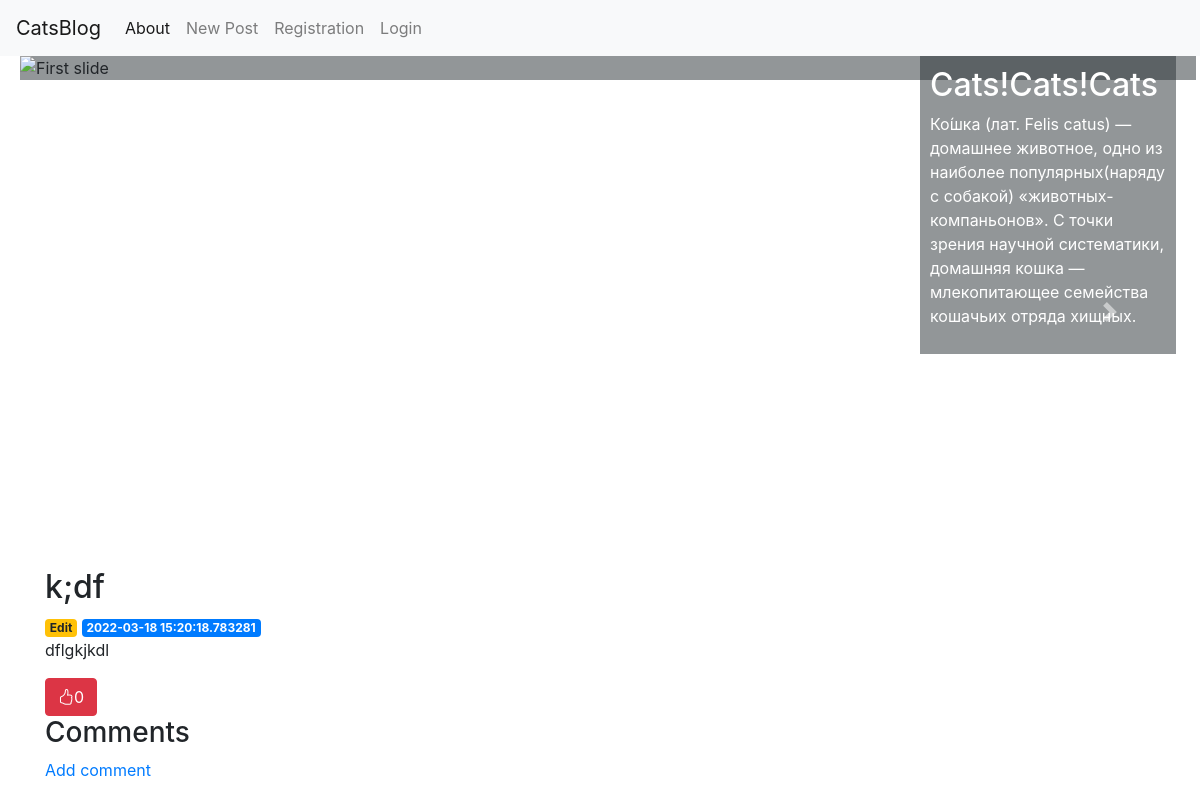
/1, run on an earlier commit of the app's database.
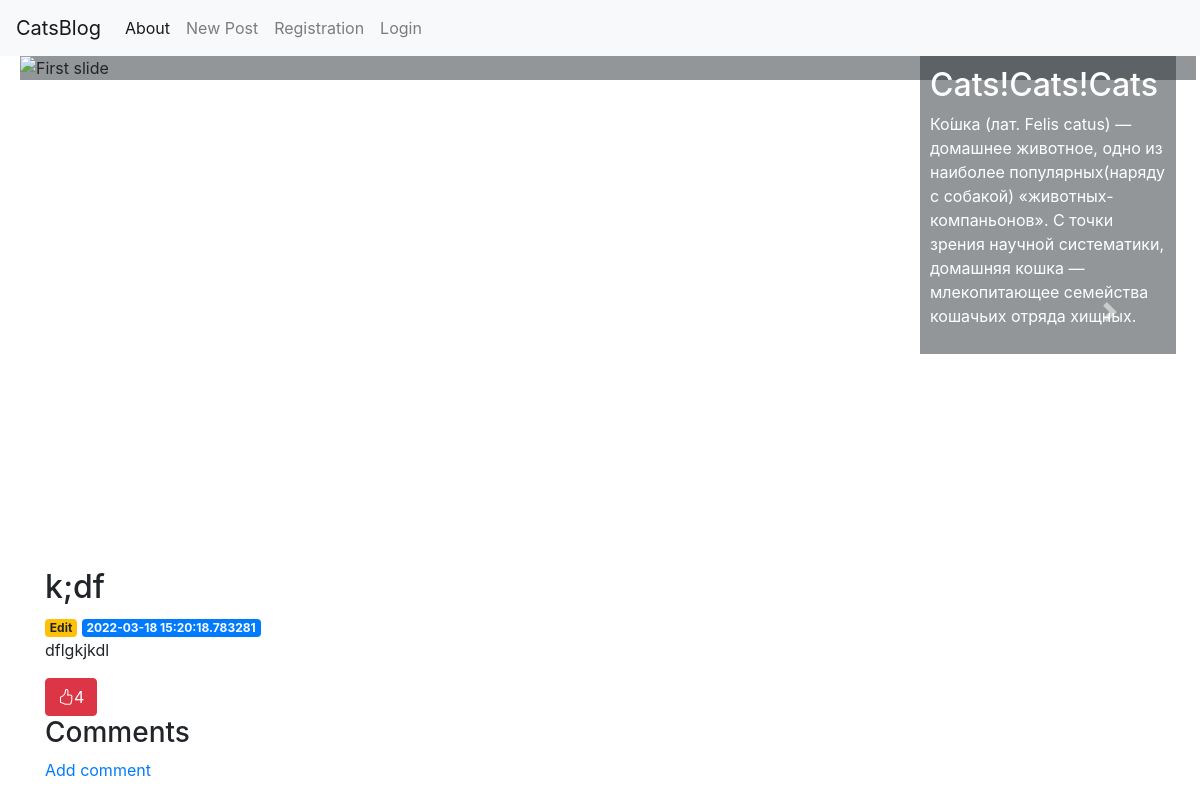
And on a later commit of the database.
### app/sql_achemy_repositories.py (models this page shows)
class Post(db.Model):
    __tablename__ = 'post'
    id = db.Column(db.Integer(), primary_key=True, autoincrement=True)
    user_id = db.Column(db.Integer , db.ForeignKey('user.id'))
    created = db.Column(db.DateTime(), default=datetime.utcnow())
    likes = db.Column(db.Integer(), default=0)
    title = db.Column(db.Text(), nullable=False)
    content = db.Column(db.Text(), nullable=False)
    comments = db.relationship('Comment')

### app/views.py (the view)
@app.route('/<int:post_id>')
def post(post_id):
    post = get_post(post_id)
    comments = get_comments(post_id)
    if post is None:
        abort(404)
    return render_template('post.html', post=post, comments=comments)

### app/sql_achemy_repositories.py (called while the page is built)
def get_comments(post_id):
    post = get_post(post_id)
    return post.comments

def get_post(post_id):
    return Post.query.get(post_id)

### app/templates/post.html (shortened to what this page needs)
{% extends 'base.html' %}
{% block content %}
    <h2>{% block title %} {{ post['title'] }} {% endblock %}</h2>
    <a href="{{ url_for('edit', id=post['id']) }}">
            <span class="badge badge-warning">Edit</span>
        </a>
    <span class="badge badge-primary">{{ post['created'] }}</span>
    <p>{{ post['content'] }}</p>
    <div class = 'button but_1'>
    <form action="{{ url_for('like', id = post['id']) }}" method="POST">
        <button type="submit" class="btn btn-danger" ><i class="bi bi-hand-thumbs-up"></i>{{ post['likes'] }}</button>
    </form>
    </div>
    <h3>Comments</h3>
    <a href="{{ url_for('create_comment', post_id=post['id']) }}">Add comment</a>
{% endblock %}

### app/templates/base.html (shortened to what this page needs)
<!doctype html>
<html lang="en">
  <head>
    <link rel="stylesheet" href="https://cdn.jsdelivr.net/npm/bootstrap-icons@1.7.0/font/bootstrap-icons.css">
    <link rel="stylesheet" href="https://stackpath.bootstrapcdn.com/bootstrap/4.3.1/css/bootstrap.min.css">
  </head>
  <body>
    <nav class="navbar navbar-expand-md navbar-light bg-light">
        <a class="navbar-brand" href="{{ url_for('draw_main_page')}}">CatsBlog</a>
        <div class="collapse navbar-collapse" id="navbarNav">
            <ul class="navbar-nav">
            <li class="nav-item active">
                <a class="nav-link" href="{{ url_for('about')}}">About</a>
            </li>
            <li class="nav-item">
                <a class="nav-link" href="{{url_for('create')}}">New Post</a>
            </li>
             <li class="nav-item">
                <a class="nav-link" href="{{url_for('register_user')}}">Registration</a>
            </li>
             <li class="nav-item">
                <a class="nav-link" href="{{url_for('login')}}">Login</a>
            </li>
            </ul>
        </div>
    </nav>
     <div id="carouselExampleIndicators" class="carousel slide" data-ride="carousel">
  <ol class="carousel-indicators">
    <li data-target="#carouselExampleIndicators" data-slide-to="0" class="active"></li>
    <li data-target="#carouselExampleIndicators" data-slide-to="1"></li>
    <li data-target="#carouselExampleIndicators" data-slide-to="2"></li>
  </ol>
  <div class="carousel-inner">
    <div class="carousel-item active">
        <div class = counteiner_text>
            <h2>Cats!Cats!Cats</h2>
            <p>Ко́шка (лат. Felis catus) — домашнее животное, одно из наиболее популярных(наряду с собакой) «животных-компаньонов».
С точки зрения научной систематики, домашняя кошка — млекопитающее семейства кошачьих отряда хищных.</p>
        </div>
      <img class="d-block w-100" src="https://w-dog.ru/wallpapers/5/16/293857227813431/britanskaya-korotkosh-rstnaya-britanec-kot-koshka-morda.jpg" alt="First slide">
    </div>
  </div>
  <a class="carousel-control-prev" href="#carouselExampleIndicators" role="button" data-slide="prev">
    <span class="carousel-control-prev-icon" aria-hidden="true"></span>
  </a>
  <a class="carousel-control-next" href="#carouselExampleIndicators" role="button" data-slide="next">
    <span class="carousel-control-next-icon" aria-hidden="true"></span>
  </a>
</div>
    <div class="container">
        {% block content %} {% endblock %}
    </div>
  </body>
</html>

### app/templates/base.html (style rules this page uses)
.carousel-item { background-color: rgba(39,47,51, 0.5); }
.counteiner_text { color: white; background-color: rgba(39,47,51, 0.5); position: absolute; right:20px; left:900px; padding: 10px; }
.carousel-inner { width:98%; height: 32rem; left:20px; right:10px }

What changed in the data, as far as the page shows it:
changed Post "k;df": likes "0" → "4"
